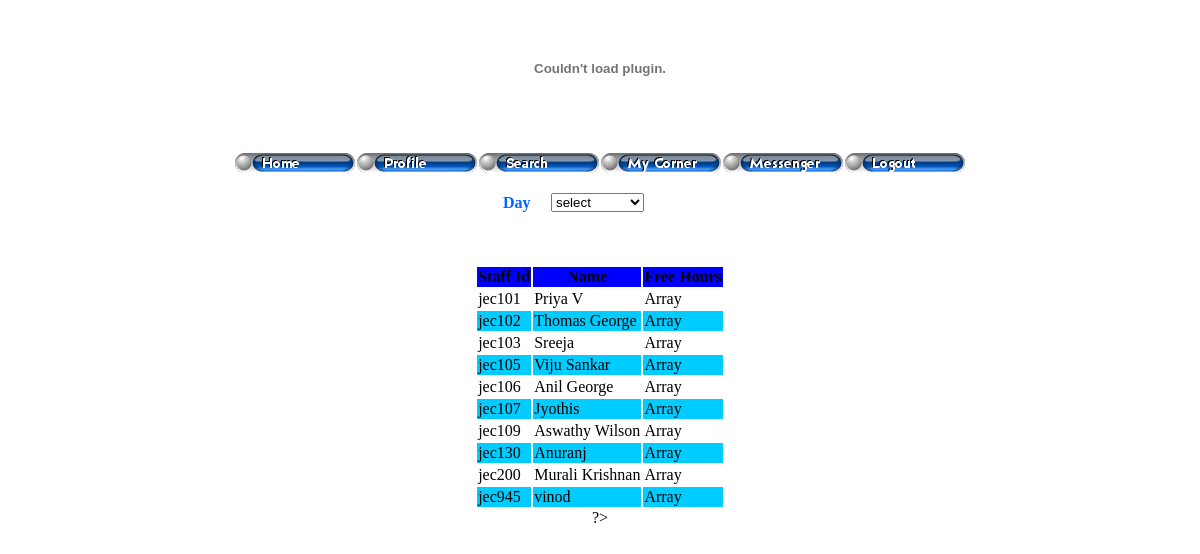
The page /free_staff.php (signed in) on the database its author committed.
### tables this page shows
CREATE TABLE IF NOT EXISTS `staff` (
  `staffid` varchar(15) NOT NULL,
  `password` varchar(100) NOT NULL,
  `name` varchar(50) NOT NULL,
  `email` varchar(50) NOT NULL,
  `phone` varchar(15) NOT NULL,
  `mobile` varchar(15) NOT NULL,
  `maritalStatus` char(1) NOT NULL,
  `paddress` varchar(1000) NOT NULL,
  `taddress` varchar(1000) NOT NULL,
  `dob` date NOT NULL,
  `gender` char(1) NOT NULL,
  `religion` varchar(30) NOT NULL,
  `caste` varchar(30) NOT NULL,
  `dept` varchar(5) NOT NULL,
  `qualification` varchar(500) NOT NULL,
  `designation` varchar(30) NOT NULL,
  `photo` varchar(50) NOT NULL,
  PRIMARY KEY (`staffid`)
);

### free_staff.php (the view, shortened to what this page needs)
<?php
$hod=$_COOKIE['user'];
$con = mysql_connect("localhost","root","");
if (!$con)
  {
  die('Could not connect: ' . mysql_error());
  }
  else{
$result = mysql_query("SELECT * FROM staff WHERE staffid='$hod'");
$row = mysql_fetch_array($result);
$dept=$row['dept'];
}
?>
<!DOCTYPE HTML PUBLIC "-//W3C//DTD HTML 4.01 Transitional//EN" "http://www.w3.org/TR/html4/loose.dtd">
<html>
<head>
</head>
<body>
<form name="form1" method="post" action="">
  <div align="center">
    <table width="200" border="0" align="center">
      <tr>
        <td><span class="style8">Day</span></td>
        <td><span class="style8">
          <span class="bg">
          <select name="day" class="box" id="day" onChange="return submitForm('day')">
            <option value="0">select</option>
          </select>
          </span></span></td>
      </tr>
    </table>
    <p>&nbsp;</p>
	<?php
$result = mysql_query("SELECT * FROM staff WHERE dept='$dept'");
echo '<center>';
echo "<table border='0'>
<tr bgcolor=\"#0000FF\">
<th class=\"table\">Staff Id</th>
<th class=\"table\">Name  </th>
<th class=\"table\">Free Hours  </th>
</tr>";
$flag=0;
while($row = mysql_fetch_array($result))
  {
		$h1=1;$h2=2;$h3=3;$h4=4;$h5=5;$h6=6;$h7=7;
		if($flag==0)
			echo "<tr>";
		else
			echo "<tr bgcolor=\"#00CCFF\">";
 		echo "<td class=\"cell\">".$row['staffid']."</td>";
		echo "<td class=\"cell\">".$row['name']."</td>";
		$k=-1;
		if($h1!=NULL)
			$harray[$k++]=$h1;
		echo "<td class=\"cell\">".$harray."</td>";
  		echo "</tr>";
	if($flag==0)
		$flag=$flag+1;
	else
		$flag=$flag-1;
  }
  echo "</table>";
 echo '</center>';
?>
?>
  </div>
</form>
</body>
</html>

### rows shown on the page
staff: staffid "jec101", name "Priya V", harray "Array"
staff: staffid "jec102", name "Thomas George", harray "Array"
staff: staffid "jec103", name "Sreeja", harray "Array"
staff: staffid "jec105", name "Viju Sankar", harray "Array"
staff: staffid "jec106", name "Anil George", harray "Array"
staff: staffid "jec107", name "Jyothis", harray "Array"
staff: staffid "jec109", name "Aswathy Wilson", harray "Array"
staff: staffid "jec130", name "Anuranj", harray "Array"
staff: staffid "jec200", name "Murali Krishnan", harray "Array"
staff: staffid "jec945", name "vinod", harray "Array"
